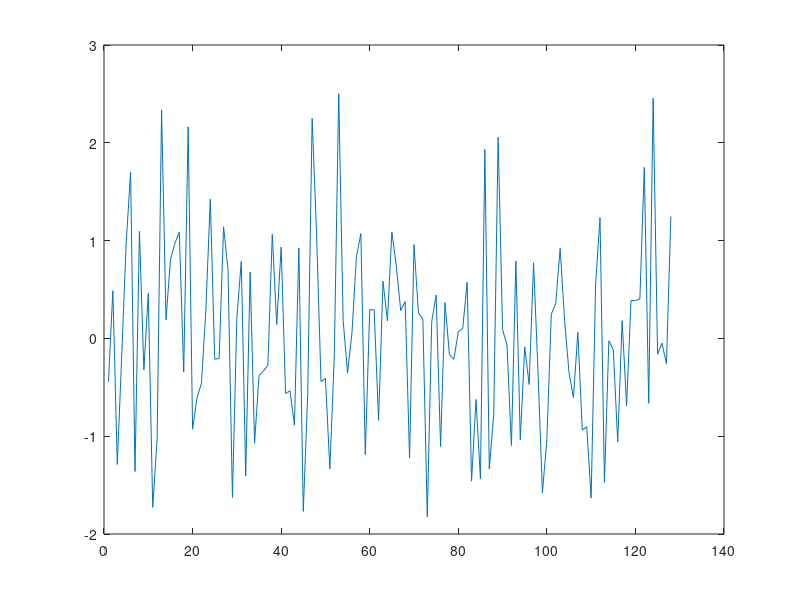
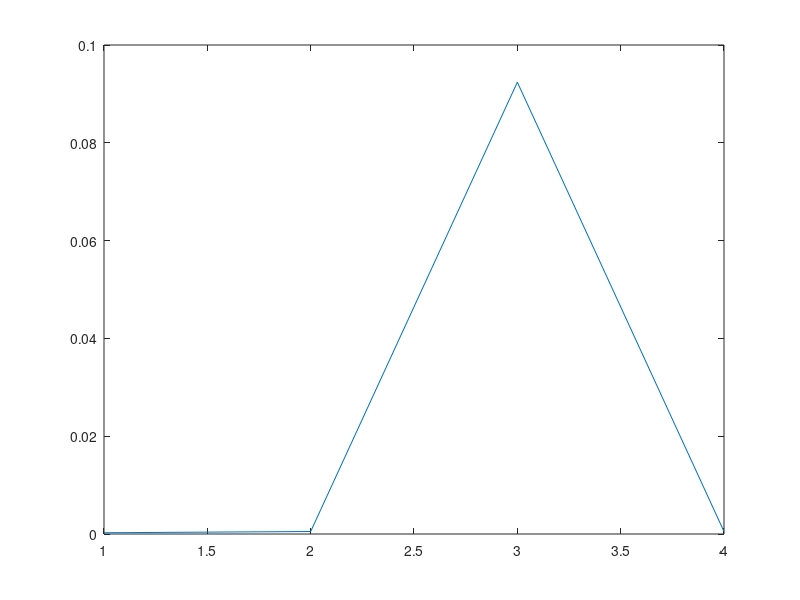

The MATLAB script that drew these images, in order:
N = 128;
L = 8;
M = N/L;
mean = 0;
var = 1;
a0 = [1 -.9]; a1 = [1 -.9i]; a2 = [1 .9i];
a = conv(a0,conv(a1,a2));
b = 1;
r = normrnd(mean,sqrt(var),[1 N]);
figure
plot(1:N,r)
figure
x = filter(b,a,r);% where y is the filter output
z = (abs(fft(a))).^2/N;
plot(z)